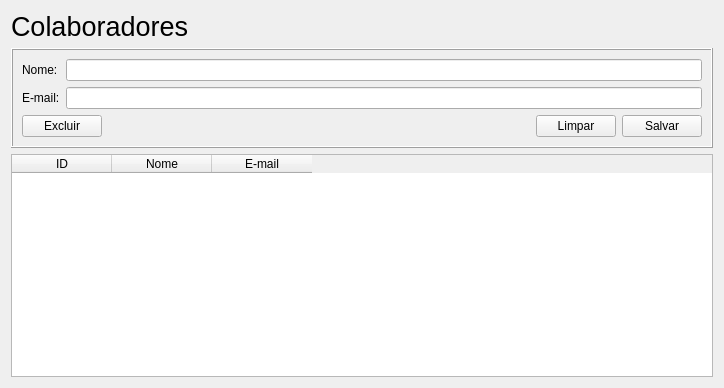
<?xml version="1.0" encoding="UTF-8"?>
<ui version="4.0">
 <class>Form</class>
 <widget class="QWidget" name="Form">
  <property name="geometry">
   <rect>
    <x>0</x>
    <y>0</y>
    <width>724</width>
    <height>388</height>
   </rect>
  </property>
  <property name="windowTitle">
   <string>Form</string>
  </property>
  <layout class="QVBoxLayout" name="verticalLayout_2">
   <item>
    <widget class="QLabel" name="label">
     <property name="sizePolicy">
      <sizepolicy hsizetype="Preferred" vsizetype="Fixed">
       <horstretch>0</horstretch>
       <verstretch>0</verstretch>
      </sizepolicy>
     </property>
     <property name="font">
      <font>
       <family>Arial</family>
       <pointsize>20</pointsize>
       <weight>9</weight>
       <italic>false</italic>
       <bold>false</bold>
      </font>
     </property>
     <property name="styleSheet">
      <string notr="true">font: 75 20pt &quot;Arial&quot;;</string>
     </property>
     <property name="text">
      <string>Colaboradores</string>
     </property>
    </widget>
   </item>
   <item>
    <widget class="QFrame" name="frame">
     <property name="frameShape">
      <enum>QFrame::Box</enum>
     </property>
     <property name="frameShadow">
      <enum>QFrame::Raised</enum>
     </property>
     <layout class="QVBoxLayout" name="verticalLayout">
      <item>
       <layout class="QFormLayout" name="formLayout">
        <item row="0" column="0">
         <widget class="QLabel" name="nomeLabel">
          <property name="text">
           <string>Nome:</string>
          </property>
         </widget>
        </item>
        <item row="0" column="1">
         <widget class="QLineEdit" name="nome_colab"/>
        </item>
        <item row="1" column="0">
         <widget class="QLabel" name="eMailLabel">
          <property name="text">
           <string>E-mail:</string>
          </property>
         </widget>
        </item>
        <item row="1" column="1">
         <widget class="QLineEdit" name="email_colab"/>
        </item>
       </layout>
      </item>
      <item>
       <layout class="QHBoxLayout" name="horizontalLayout">
        <item>
         <widget class="QPushButton" name="excluir_button">
          <property name="text">
           <string>Excluir</string>
          </property>
         </widget>
        </item>
        <item>
         <spacer name="horizontalSpacer">
          <property name="orientation">
           <enum>Qt::Horizontal</enum>
          </property>
          <property name="sizeHint" stdset="0">
           <size>
            <width>168</width>
            <height>20</height>
           </size>
          </property>
         </spacer>
        </item>
        <item>
         <widget class="QPushButton" name="limpar_button">
          <property name="text">
           <string>Limpar</string>
          </property>
         </widget>
        </item>
        <item>
         <widget class="QPushButton" name="salvar_button">
          <property name="text">
           <string>Salvar</string>
          </property>
         </widget>
        </item>
       </layout>
      </item>
     </layout>
    </widget>
   </item>
   <item>
    <widget class="QTableWidget" name="tableWidget">
     <column>
      <property name="text">
       <string>ID</string>
      </property>
     </column>
     <column>
      <property name="text">
       <string>Nome</string>
      </property>
     </column>
     <column>
      <property name="text">
       <string>E-mail</string>
      </property>
     </column>
    </widget>
   </item>
  </layout>
 </widget>
 <resources/>
 <connections/>
</ui>
